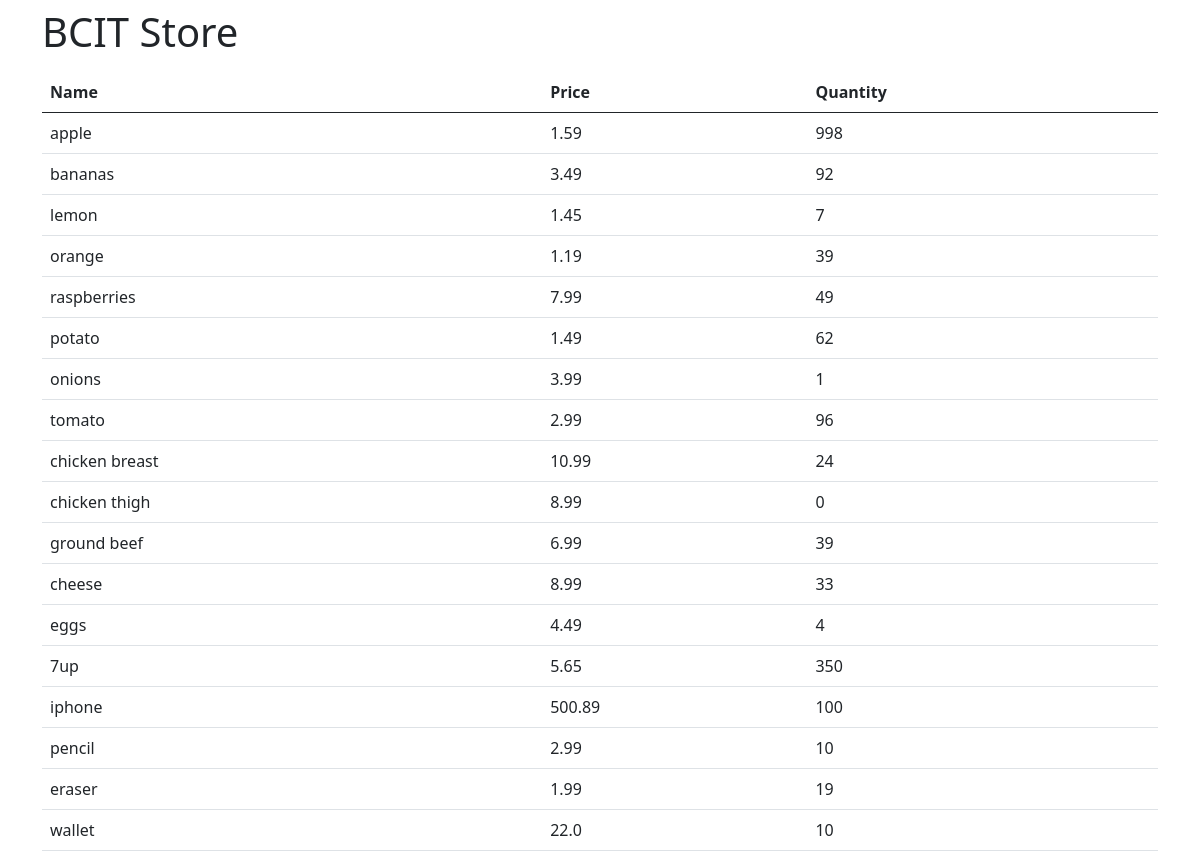
The page / on the database its author committed.
### models.py (models this page shows, shortened)
class Product(db.Model):
    name = db.Column(db.String, primary_key=True)
    price = db.Column(db.Float, nullable=False)
    quantity = db.Column(db.Integer, nullable=False)

### app.py (the view)
@app.route("/")
def home():
    data = Product.query.all()
    return render_template("index.html", products=data)

### templates/index.html
{% extends "base.html" %}
{% block content %}
<h1 class="py-2">BCIT Store</h1>
<table class="table table-highlighted">
    <thead>
        <tr>
            <th>Name</th>
            <th>Price</th>
            <th>Quantity</th>
        </tr>
    </thead>
    <tbody>
        {% for product in products %}
        <tr>
            <td>{{ product.name }}</td>
            <td>{{ product.price }}</td>
            <td>{{ product.quantity }}</td>
        </tr>
        {% endfor %}
    </tbody>
</table>
{% endblock %}

### templates/base.html (shortened to what this page needs)
<!doctype html>
<html lang="en">
<head>
    <link href="https://cdn.jsdelivr.net/npm/bootstrap@5.0.2/dist/css/bootstrap.min.css" rel="stylesheet"
>
</head>
<body>
    <div class="container">
        {% block content %}
        {% endblock %}
    </div>
</body>
</html>

### rows shown on the page
Product: name "apple", price "1.59", quantity "998"
Product: name "bananas", price "3.49", quantity "92"
Product: name "lemon", price "1.45", quantity "7"
Product: name "orange", price "1.19", quantity "39"
Product: name "raspberries", price "7.99", quantity "49"
Product: name "potato", price "1.49", quantity "62"
Product: name "onions", price "3.99", quantity "1"
Product: name "tomato", price "2.99", quantity "96"
Product: name "chicken breast", price "10.99", quantity "24"
Product: name "chicken thigh", price "8.99", quantity "0"
Product: name "ground beef", price "6.99", quantity "39"
Product: name "cheese", price "8.99", quantity "33"
Product: name "eggs", price "4.49", quantity "4"
Product: name "7up", price "5.65", quantity "350"
Product: name "iphone", price "500.89", quantity "100"
Product: name "pencil", price "2.99", quantity "10"
Product: name "eraser", price "1.99", quantity "19"
Product: name "wallet", price "22.0", quantity "10"
